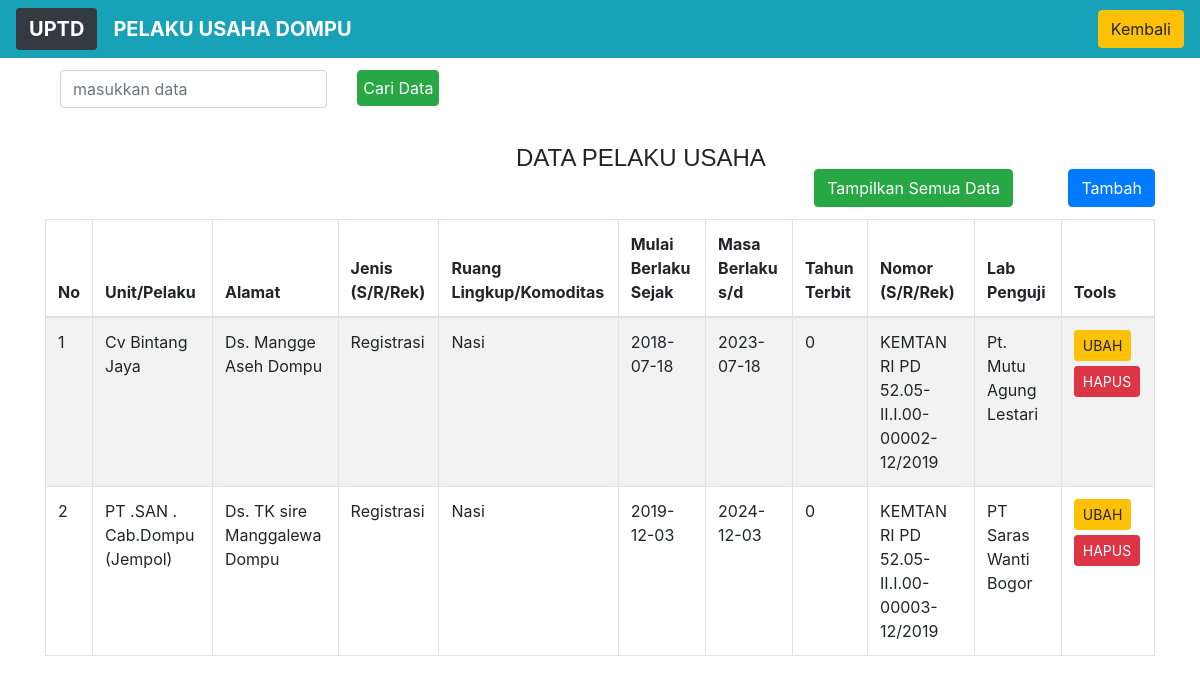
The app's page /domputampil.php with its own data.
### tables this page shows
CREATE TABLE `dompu` (
  `nomor` int(50) NOT NULL,
  `unit` varchar(50) NOT NULL,
  `alamat` text NOT NULL,
  `jenis` varchar(50) NOT NULL,
  `rlk` varchar(50) NOT NULL,
  `mulai` date NOT NULL,
  `sampai` date NOT NULL,
  `tahun` int(20) NOT NULL,
  `rek` varchar(50) NOT NULL,
  `lab` varchar(50) NOT NULL
);

### functions.php (called while the page is built, shortened)
<?php
include "koneksi.php";
 function query($query){
    global $koneksi;
     $result = mysqli_query($koneksi, $query);
     $rows = [] ;
     while  ( $row = mysqli_fetch_assoc($result)){
         $rows [] = $row;
     }
     return $rows;
 }
 ?>

### domputampil.php (the view, shortened to what this page needs)
<?php
require 'functions.php';
$tampil = query("SELECT * FROM dompu");
?>
<!DOCTYPE html>
<html>
<head>
    <link rel="stylesheet" type="text/css" href="css/tampil.css">
	<link rel="stylesheet" href="css/bootstrap.css">
	<link rel="stylesheet" href="css/bootstrap.min.css">
</head>
<body style="background-image: url(css/q.png)">
<nav class="navbar navbar-expand-lg navbar-dark bg-info">
  <a class="navbar-brand btn bg-dark" href="#"><b>UPTD</b></a>
  <a class="navbar-brand" href="#"><b>PELAKU USAHA DOMPU</b></a>
  <div class="collapse navbar-collapse" id="navbarNav">
    <ul class="navbar-nav ml-auto">
	<li class="nav-item">
        <a class=" btn btn-warning " href="home.php">Kembali</a>
      </li>
    </ul>
  </div>
</nav>
<div class="container">
<div class="table-responsive">
	<table class="table table-bordered table-striped table-hover">
	<a  class="button btn btn-primary" href="domputambah.php">Tambah</a>
<a  class="button btn btn-success" href="domputampil.php">Tampilkan Semua Data</a>
	<h4>DATA PELAKU USAHA</h4>
	<form  action="" method ="POST">
	<div style="margin-top:12px" class="row">
	<div  class="col-sm-5">
<input class ="form-control" type="text" name="keyword" autofocous placeholder="masukkan data" autocomplete="off">
</div>
      <div class="col-sm-2">
			<button class="btn btn-success " type="submit" name="cari" style="padding : 5px">Cari Data</button>
			</div>
          </div>
	</form>
		<thead>
			<tr>
				<th >No</th>
				<th >Unit/Pelaku</th>
                <th >Alamat</th>
				<th >Jenis (S/R/Rek) </th>
				<th >Ruang Lingkup/Komoditas</th>
				<th >Mulai Berlaku Sejak</th>
				<th >Masa Berlaku s/d</th>
				<th >Tahun Terbit</th>
				<th>Nomor (S/R/Rek)</th>
				<th>Lab Penguji</th>
				<th>Tools</th>
			</tr>
		</thead>
		<?php $i = 1; ?>
<?php foreach ($tampil as $row) : ?>
			<tr>
			<td><?= $i ?></td>
				<td><?php echo $row['unit']; ?></td>
				<td><?php echo $row['alamat']; ?></td>
				<td><?php echo $row['jenis']; ?></td>
				<td><?php echo $row['rlk']; ?></td>
				<td><?php echo $row['mulai']; ?></td>
				<td><?php echo $row['sampai']; ?></td>
				<td><?php echo $row['tahun']; ?></td>
				<td><?php echo $row['rek']; ?></td>
				<td><?php echo $row['lab']; ?></td>
				<td>
					<a href="dompuedit.php?nomor=<?php echo $row['nomor'];?>" type="button" class="btn btn-warning btn-sm" style= "margin-bottom:5px"  >UBAH</a>
					<a href="dompuhapus.php?nomor=<?php echo $row['nomor'];?>" type="button" class="btn btn-danger btn-sm">HAPUS</a>
				</td>
			</tr>
			<?php $i++ ;?>
<?php endforeach; ?>
	</table>
	</div>
</div>
</body>
</html>

### css/tampil.css (style rules this page uses)
body { background-image: url(q.png); background-position: center; background-size: cover; height: 100vh; }
h4 { font-family:Impact, Haettenschweiler, 'Arial Narrow Bold', sans-serif; position: absolute; font-size: medium; top: 18%; left: 43%; transform: translate(-50%,-50); }
.container { background: #fff; }
table { margin-top: 10%; }
.button { margin-left: 5%; float: right; margin-top: 10%; margin-bottom:1% ; }

### records on screen
dompu: unit "Cv Bintang Jaya", alamat "Ds. Mangge Aseh Dompu", jenis "Registrasi", rlk "Nasi", mulai "2018-07-18", sampai "2023-07-18", tahun "0", rek "KEMTAN RI PD 52.05-II.I.00-00002-12/2019", lab "Pt. Mutu Agung Lestari"
dompu: unit "PT .SAN . Cab.Dompu (Jempol)", alamat "Ds. TK sire Manggalewa Dompu", jenis "Registrasi", rlk "Nasi", mulai "2019-12-03", sampai "2024-12-03", tahun "0", rek "KEMTAN RI PD 52.05-II.I.00-00003-12/2019", lab "PT Saras Wanti Bogor"
